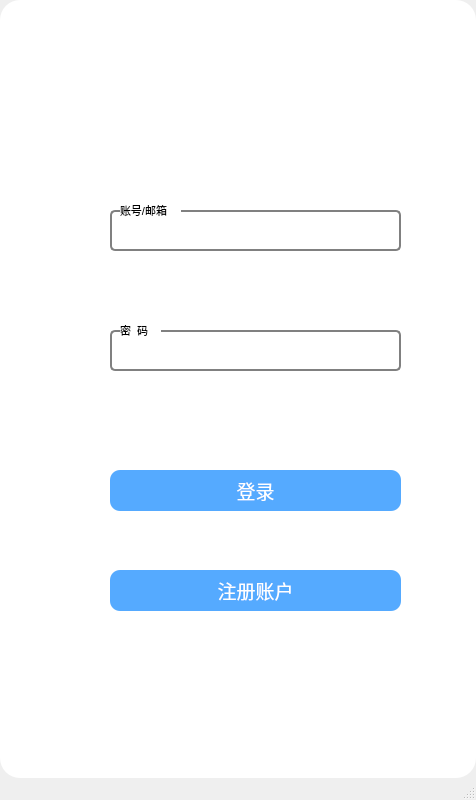
<?xml version="1.0" encoding="UTF-8"?>
<ui version="4.0">
 <class>LiteChat_Login</class>
 <widget class="QMainWindow" name="LiteChat_Login">
  <property name="geometry">
   <rect>
    <x>0</x>
    <y>0</y>
    <width>476</width>
    <height>800</height>
   </rect>
  </property>
  <property name="windowTitle">
   <string>Login</string>
  </property>
  <property name="styleSheet">
   <string notr="true"/>
  </property>
  <widget class="QWidget" name="centralwidget">
   <property name="styleSheet">
    <string notr="true">border-radius:20px;
background-color: rgb(255, 255, 255);</string>
   </property>
   <widget class="QPushButton" name="pushButton">
    <property name="geometry">
     <rect>
      <x>110</x>
      <y>470</y>
      <width>291</width>
      <height>41</height>
     </rect>
    </property>
    <property name="font">
     <font>
      <family>黑体</family>
      <pointsize>14</pointsize>
     </font>
    </property>
    <property name="styleSheet">
     <string notr="true">color: rgb(255, 255, 255);
background-color: rgb(85, 170, 255);
border-radius:10px;	
</string>
    </property>
    <property name="text">
     <string>登录</string>
    </property>
   </widget>
   <widget class="QLabel" name="label">
    <property name="geometry">
     <rect>
      <x>120</x>
      <y>200</y>
      <width>61</width>
      <height>21</height>
     </rect>
    </property>
    <property name="font">
     <font>
      <pointsize>8</pointsize>
     </font>
    </property>
    <property name="text">
     <string>账号/邮箱</string>
    </property>
   </widget>
   <widget class="QLabel" name="label_2">
    <property name="geometry">
     <rect>
      <x>120</x>
      <y>320</y>
      <width>41</width>
      <height>21</height>
     </rect>
    </property>
    <property name="font">
     <font>
      <pointsize>8</pointsize>
     </font>
    </property>
    <property name="text">
     <string>密  码</string>
    </property>
   </widget>
   <widget class="QLineEdit" name="lineEdit">
    <property name="geometry">
     <rect>
      <x>110</x>
      <y>210</y>
      <width>291</width>
      <height>41</height>
     </rect>
    </property>
    <property name="styleSheet">
     <string notr="true">border-radius:5px;
border: 2px groove gray;
border: 2px solid gray; </string>
    </property>
   </widget>
   <widget class="QLineEdit" name="lineEdit_2">
    <property name="geometry">
     <rect>
      <x>110</x>
      <y>330</y>
      <width>291</width>
      <height>41</height>
     </rect>
    </property>
    <property name="styleSheet">
     <string notr="true">border-radius:5px;
border: 2px groove gray;
border: 2px solid gray; </string>
    </property>
    <property name="echoMode">
     <enum>QLineEdit::Password</enum>
    </property>
   </widget>
   <widget class="QLabel" name="label_3">
    <property name="geometry">
     <rect>
      <x>50</x>
      <y>210</y>
      <width>41</width>
      <height>41</height>
     </rect>
    </property>
    <property name="styleSheet">
     <string notr="true">border-image: url(:/img/id.png);</string>
    </property>
    <property name="text">
     <string/>
    </property>
   </widget>
   <widget class="QLabel" name="label_4">
    <property name="geometry">
     <rect>
      <x>50</x>
      <y>330</y>
      <width>41</width>
      <height>41</height>
     </rect>
    </property>
    <property name="styleSheet">
     <string notr="true">border-image: url(:/img/password.png);</string>
    </property>
    <property name="text">
     <string/>
    </property>
   </widget>
   <widget class="QLabel" name="label_5">
    <property name="geometry">
     <rect>
      <x>40</x>
      <y>460</y>
      <width>61</width>
      <height>51</height>
     </rect>
    </property>
    <property name="styleSheet">
     <string notr="true">border-image: url(:/img/login.png);</string>
    </property>
    <property name="text">
     <string/>
    </property>
   </widget>
   <widget class="QLabel" name="label_6">
    <property name="geometry">
     <rect>
      <x>60</x>
      <y>70</y>
      <width>341</width>
      <height>81</height>
     </rect>
    </property>
    <property name="styleSheet">
     <string notr="true">border-image: url(:/img/loginbg.png);</string>
    </property>
    <property name="text">
     <string/>
    </property>
   </widget>
   <widget class="QLabel" name="label_7">
    <property name="geometry">
     <rect>
      <x>50</x>
      <y>570</y>
      <width>41</width>
      <height>41</height>
     </rect>
    </property>
    <property name="styleSheet">
     <string notr="true">border-image: url(:/img/register.png);</string>
    </property>
    <property name="text">
     <string/>
    </property>
   </widget>
   <widget class="QPushButton" name="pushButton_2">
    <property name="geometry">
     <rect>
      <x>110</x>
      <y>570</y>
      <width>291</width>
      <height>41</height>
     </rect>
    </property>
    <property name="font">
     <font>
      <family>黑体</family>
      <pointsize>14</pointsize>
     </font>
    </property>
    <property name="styleSheet">
     <string notr="true">color: rgb(255, 255, 255);
background-color: rgb(85, 170, 255);
border-radius:10px;	
</string>
    </property>
    <property name="text">
     <string>注册账户</string>
    </property>
   </widget>
   <widget class="QPushButton" name="pushButton_4">
    <property name="geometry">
     <rect>
      <x>430</x>
      <y>10</y>
      <width>31</width>
      <height>31</height>
     </rect>
    </property>
    <property name="font">
     <font>
      <pointsize>12</pointsize>
     </font>
    </property>
    <property name="styleSheet">
     <string notr="true">QPushButton#pushButton_4{
background-color: rgb(255, 255, 255);
border-radius:10px;
border-image: url(:/img/close.png);
};
QPushButton#pushButton_4:hover{
border-radius:10px;
background-color: rgb(240, 240, 240);
border-image: url(:/img/close.png);
};</string>
    </property>
    <property name="text">
     <string/>
    </property>
   </widget>
   <widget class="QPushButton" name="pushButton_5">
    <property name="geometry">
     <rect>
      <x>390</x>
      <y>10</y>
      <width>31</width>
      <height>29</height>
     </rect>
    </property>
    <property name="font">
     <font>
      <pointsize>22</pointsize>
     </font>
    </property>
    <property name="styleSheet">
     <string notr="true">QPushButton#pushButton_5{
background-color: rgb(255, 255, 255);
border-radius:10px;
border-image: url(:/img/minus.png);
};
QPushButton#pushButton_5:hover{
border-radius:10px;
background-color: rgb(240, 240, 240);
border-image: url(:/img/minus.png);
};</string>
    </property>
    <property name="text">
     <string/>
    </property>
   </widget>
   <zorder>lineEdit</zorder>
   <zorder>lineEdit_2</zorder>
   <zorder>label_3</zorder>
   <zorder>label_4</zorder>
   <zorder>pushButton</zorder>
   <zorder>label_5</zorder>
   <zorder>label_6</zorder>
   <zorder>label</zorder>
   <zorder>label_2</zorder>
   <zorder>label_7</zorder>
   <zorder>pushButton_2</zorder>
   <zorder>pushButton_4</zorder>
   <zorder>pushButton_5</zorder>
  </widget>
  <widget class="QMenuBar" name="menubar">
   <property name="geometry">
    <rect>
     <x>0</x>
     <y>0</y>
     <width>476</width>
     <height>26</height>
    </rect>
   </property>
  </widget>
  <widget class="QStatusBar" name="statusbar"/>
 </widget>
 <resources/>
 <connections/>
</ui>
